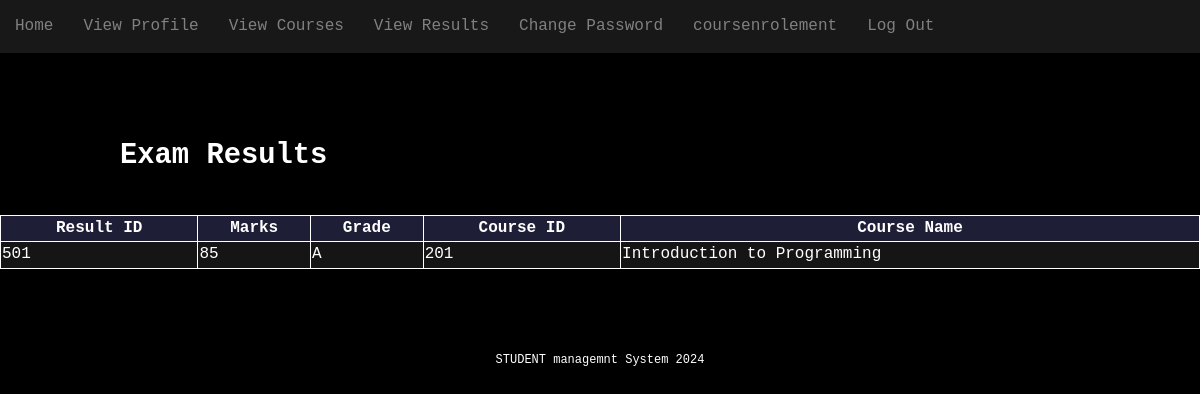
Page /viewresults.php (signed in) on the committed database.
### tables this page shows
CREATE TABLE ExamResults (
    ResultID INT PRIMARY KEY  AUTO_INCREMENT ,
    StudentID INT,
    CourseID  INT,
    
    Marks INT,
    Grade VARCHAR(2),
    CONSTRAINT fk_examresults_student FOREIGN KEY (StudentID) REFERENCES Students(StudentID),
    CONSTRAINT fk_examresults_course FOREIGN KEY (CourseID) REFERENCES Courses(CourseID)
   
    
);

CREATE TABLE Courses (
    CourseID INT PRIMARY KEY,
    CourseName VARCHAR(100) NOT NULL,
    Department VARCHAR(100),
    Duration INT,
    facultyname VARCHAR(100),
    Credits INT
);

### src/viewresults.php (the view, shortened to what this page needs)
<?php
    include_once('header.php');
    $studentID = $_SESSION['studentID'];
    $db = new PDO('mysql:host=localhost;dbname=ruas3', "root", "");
    $query = "SELECT er.ResultID, er.Marks, er.Grade, er.CourseID, c.CourseName
              FROM ExamResults er
              JOIN Courses c ON er.CourseID = c.CourseID
              WHERE er.StudentID = ?";
    $stmt = $db->prepare($query);
    $stmt->execute([$studentID]);
    $results = $stmt->fetchAll(PDO::FETCH_ASSOC);
?>
<section class="main-content">
    <h2>Exam Results</h2>
</section>
<?php if (empty($results)): ?>
    <p>No exam results found for the logged-in student.</p>
<?php else: ?>
    <table border="1">
        <tr>
            <th>Result ID</th>
            <th>Marks</th>
            <th>Grade</th>
            <th>Course ID</th>
            <th>Course Name</th>
        </tr>
        <?php foreach ($results as $result): ?>
            <tr>
                <td><?php echo $result['ResultID']; ?></td>
                <td><?php echo $result['Marks']; ?></td>
                <td><?php echo $result['Grade']; ?></td>
                <td><?php echo $result['CourseID']; ?></td>
                <td><?php echo $result['CourseName']; ?></td>
            </tr>
        <?php endforeach; ?>
    </table>
<?php endif; ?>
<?php
    include_once('footer.php');
?>

### src/style.css (style rules this page uses)
body { margin: 0; background-color: black; color: white; font-family: "Lucida Console", Monaco, monospace; line-height: 1.45em; }
table { width: 100%; margin: 0 auto; border-collapse: collapse; }
th, td { border: 1px solid; }
th { background-color: rgb(30, 30, 55); color: white; }
tr:nth-child(even) { background-color: rgb(21, 21, 21); }
tr:nth-child(odd) { background-color: rgb(35, 35, 35); }
.main-content { margin: 12% 10% 4% 10%; text-align: left; font-size: 1.20em; }

### rows in the picture
examresults: ResultID "501", Marks "85", Grade "A", CourseID "201", CourseID.CourseName "Introduction to Programming"
